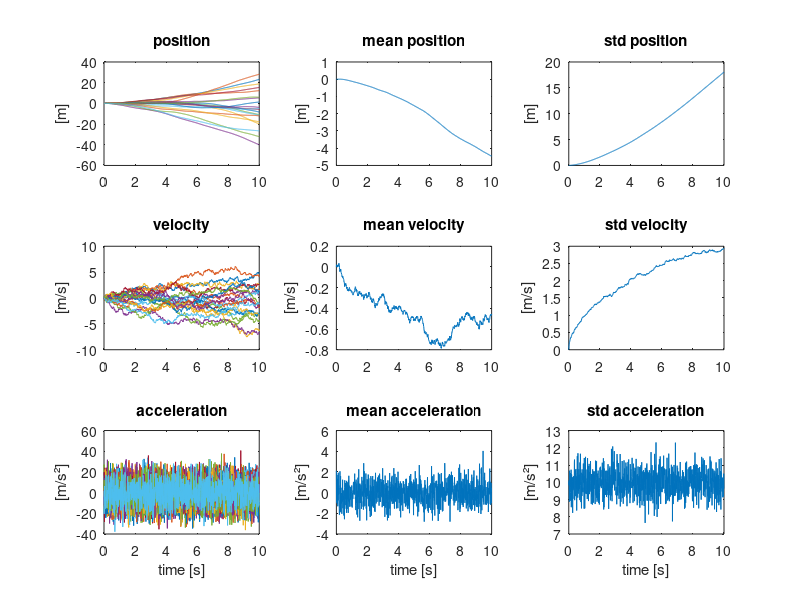

MATLAB code to generate this figure:
clear all; close all; clc;

% 1D pointmass (mass = m) perturbed by a random (Gaussian) force (F)
% dx/dt = xdot
% dxdot/dt = F/m

% We approximate the evolution of the full stochastic system over 3s by performing
% Monte Carlo simulations (nr_sim simulations). We use a simple forward Euler
% integration scheme with a timestep of 10ms.
T = 10; dt = 0.01; N = ceil(T/dt); t = 0:dt:T;
m = 1; nr_sim = 100; plotted_index = ceil(nr_sim/20);
x_sim = NaN(nr_sim,N+1); x_sim(:,1) = 0;
xdot_sim = NaN(nr_sim,N+1); xdot_sim(:,1) = 0;
F_var_spectral = 1; % 1 N².t

% Perturbation force drawn from a random distribution. Discretized form the
% (continuous) spectral density.
F = sqrt(F_var_spectral/dt)*randn(nr_sim,N);

% Perform simulation of all samples (Euler)
for i = 1:N
    x_sim(:,i+1) = x_sim(:,i) + xdot_sim(:,i)*dt;
    xdot_sim(:,i+1) = xdot_sim(:,i) + F(:,i)/m*dt;
end

figure()
subplot(3,3,1)
plot(t,x_sim(1:plotted_index:end,:)');
ylabel('[m]');
title('position');
subplot(3,3,2)
plot(t,mean(x_sim));
ylabel('[m]');
title('mean position');
subplot(3,3,3)
plot(t,std(x_sim));
ylabel('[m]');
title('std position');
subplot(3,3,4)
plot(t,xdot_sim(1:plotted_index:end,:)');
ylabel('[m/s]');
title('velocity');
subplot(3,3,5)
plot(t,mean(xdot_sim));
ylabel('[m/s]');
title('mean velocity');
subplot(3,3,6)
plot(t,std(xdot_sim));
ylabel('[m/s]');
title('std velocity');
subplot(3,3,7)
plot(t(1:end-1),F(1:plotted_index:end,:)/m);
ylabel('[m/s²]');
xlabel('time [s]')
title('acceleration');
subplot(3,3,8)
plot(t(1:end-1),mean(F/m));
ylabel('[m/s²]');
xlabel('time [s]')
title('mean acceleration');
subplot(3,3,9)
plot(t(1:end-1),std(F/m));
ylabel('[m/s²]');
xlabel('time [s]')
title('std acceleration');



